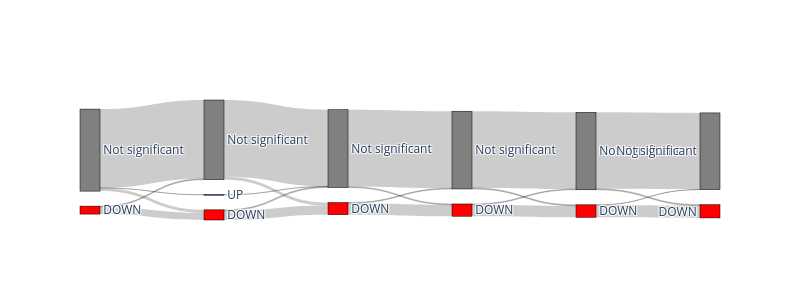
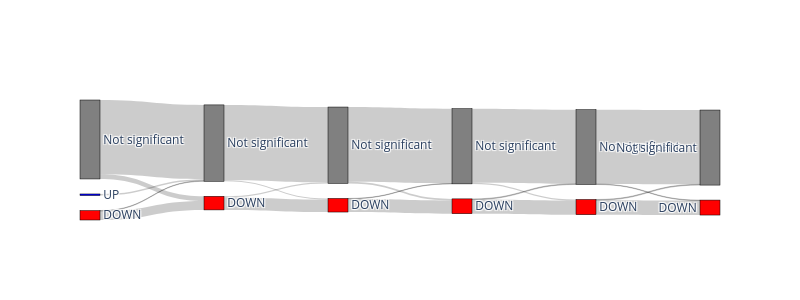
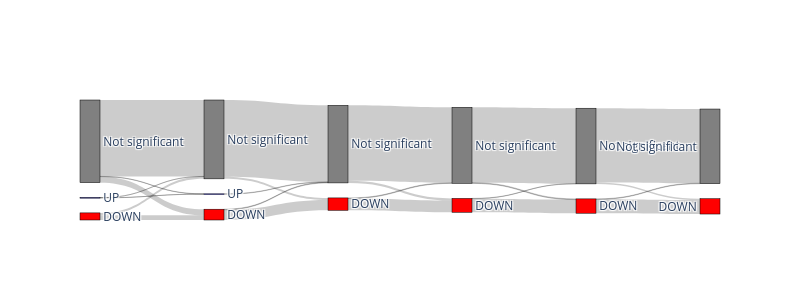

The cell these charts' notebook holds for them, in order:
### Code cell
for cell_line in cell_line_dict.values():

    groups = ['DOWN', 'NO', 'UP']

    tab = tabs[cell_line]
    source = []
    target = []
    label = groups.copy()
    value = []
    pos = []
    for layer in [1,2,3,4,5]:
        for i, xi in enumerate(groups):
            label.append(xi)
            pos.append(layer)
            for j, xj in enumerate(groups):
                source.append(i + 3 * layer)
                target.append(j + 3 * (layer + 1))
                # transition
                v = ((tab[f'Diffexpress_TP{layer}'] == xi) & (tab[f'Diffexpress_TP{layer+1}'] == xj)).sum()
                value.append(v)
    label.extend(groups)
    pos.extend([6, 6, 6])
    color = ['blue' if x == 'UP' else 'red' if x == 'DOWN' else 'gray' for x in label]

    label = [x.replace('NO', 'Not significant') for x in label]
    
    import plotly.graph_objects as go

    link = dict(source = source, target = target, value = value)
    data = go.Sankey(link = link, node = dict(
        x = pos,
        pad = 15,
        thickness = 20,
        line = dict(color = "black", width = 0.5),
        label = label,
        color = color
        ),)

    fig = go.Figure(data)
    fig.update_layout(
        autosize=False,
        width=800,
        height=300,
    )
    fig.show()

### Figure 1 — Plotly figure (JSON) as saved in the notebook; plotly's stock layout.template omitted (floating-point values rounded to 4 significant figures)
{"data": [{"link": {"source": [3, 3, 3, 4, 4, 4, 5, 5, 5, 6, 6, 6, 7, 7, 7, 8, 8, 8, 9, 9, 9, 10, 10, 10, 11, 11, 11, 12, 12, 12, 13, 13, 13, 14, 14, 14, 15, 15, 15, 16, 16, 16, 17, 17, 17], "target": [6, 7, 8, 6, 7, 8, 6, 7, 8, 9, 10, 11, 9, 10, 11, 9, 10, 11, 12, 13, 14, 12, 13, 14, 12, 13, 14, 15, 16, 17, 15, 16, 17, 15, 16, 17, 18, 19, 20, 18, 19, 20, 18, 19, 20], "value": [58, 7, 0, 25, 643, 1, 0, 0, 0, 75, 8, 0, 24, 626, 0, 0, 1, 0, 93, 6, 0, 7, 628, 0, 0, 0, 0, 94, 6, 0, 8, 626, 0, 0, 0, 0, 100, 2, 0, 8, 624, 0, 0, 0, 0]}, "node": {"color": ["red", "gray", "blue", "red", "gray", "blue", "red", "gray", "blue", "red", "gray", "blue", "red", "gray", "blue", "red", "gray", "blue", "red", "gray", "blue"], "label": ["DOWN", "Not significant", "UP", "DOWN", "Not significant", "UP", "DOWN", "Not significant", "UP", "DOWN", "Not significant", "UP", "DOWN", "Not significant", "UP", "DOWN", "Not significant", "UP", "DOWN", "Not significant", "UP"], "line": {"color": "black", "width": 0.5}, "pad": 15, "thickness": 20, "x": [1, 1, 1, 2, 2, 2, 3, 3, 3, 4, 4, 4, 5, 5, 5, 6, 6, 6]}, "type": "sankey"}], "layout": {"autosize": false, "height": 300, "width": 800}}

### Figure 2 — Plotly figure (JSON) as saved in the notebook; plotly's stock layout.template omitted (floating-point values rounded to 4 significant figures)
{"data": [{"link": {"source": [3, 3, 3, 4, 4, 4, 5, 5, 5, 6, 6, 6, 7, 7, 7, 8, 8, 8, 9, 9, 9, 10, 10, 10, 11, 11, 11, 12, 12, 12, 13, 13, 13, 14, 14, 14, 15, 15, 15, 16, 16, 16, 17, 17, 17], "target": [6, 7, 8, 6, 7, 8, 6, 7, 8, 9, 10, 11, 9, 10, 11, 9, 10, 11, 12, 13, 14, 12, 13, 14, 12, 13, 14, 15, 16, 17, 15, 16, 17, 15, 16, 17, 18, 19, 20, 18, 19, 20, 18, 19, 20], "value": [73, 4, 0, 38, 606, 0, 0, 13, 0, 102, 9, 0, 9, 614, 0, 0, 0, 0, 108, 3, 0, 13, 610, 0, 0, 0, 0, 115, 6, 0, 9, 604, 0, 0, 0, 0, 118, 6, 0, 4, 606, 0, 0, 0, 0]}, "node": {"color": ["red", "gray", "blue", "red", "gray", "blue", "red", "gray", "blue", "red", "gray", "blue", "red", "gray", "blue", "red", "gray", "blue", "red", "gray", "blue"], "label": ["DOWN", "Not significant", "UP", "DOWN", "Not significant", "UP", "DOWN", "Not significant", "UP", "DOWN", "Not significant", "UP", "DOWN", "Not significant", "UP", "DOWN", "Not significant", "UP", "DOWN", "Not significant", "UP"], "line": {"color": "black", "width": 0.5}, "pad": 15, "thickness": 20, "x": [1, 1, 1, 2, 2, 2, 3, 3, 3, 4, 4, 4, 5, 5, 5, 6, 6, 6]}, "type": "sankey"}], "layout": {"autosize": false, "height": 300, "width": 800}}

### Figure 3 — Plotly figure (JSON) as saved in the notebook; plotly's stock layout.template omitted (floating-point values rounded to 4 significant figures)
{"data": [{"link": {"source": [3, 3, 3, 4, 4, 4, 5, 5, 5, 6, 6, 6, 7, 7, 7, 8, 8, 8, 9, 9, 9, 10, 10, 10, 11, 11, 11, 12, 12, 12, 13, 13, 13, 14, 14, 14, 15, 15, 15, 16, 16, 16, 17, 17, 17], "target": [6, 7, 8, 6, 7, 8, 6, 7, 8, 9, 10, 11, 9, 10, 11, 9, 10, 11, 12, 13, 14, 12, 13, 14, 12, 13, 14, 15, 16, 17, 15, 16, 17, 15, 16, 17, 18, 19, 20, 18, 19, 20, 18, 19, 20], "value": [39, 19, 0, 49, 623, 2, 0, 1, 1, 83, 5, 0, 18, 625, 0, 0, 3, 0, 96, 5, 0, 17, 616, 0, 0, 0, 0, 111, 2, 0, 6, 615, 0, 0, 0, 0, 113, 4, 0, 12, 605, 0, 0, 0, 0]}, "node": {"color": ["red", "gray", "blue", "red", "gray", "blue", "red", "gray", "blue", "red", "gray", "blue", "red", "gray", "blue", "red", "gray", "blue", "red", "gray", "blue"], "label": ["DOWN", "Not significant", "UP", "DOWN", "Not significant", "UP", "DOWN", "Not significant", "UP", "DOWN", "Not significant", "UP", "DOWN", "Not significant", "UP", "DOWN", "Not significant", "UP", "DOWN", "Not significant", "UP"], "line": {"color": "black", "width": 0.5}, "pad": 15, "thickness": 20, "x": [1, 1, 1, 2, 2, 2, 3, 3, 3, 4, 4, 4, 5, 5, 5, 6, 6, 6]}, "type": "sankey"}], "layout": {"autosize": false, "height": 300, "width": 800}}
